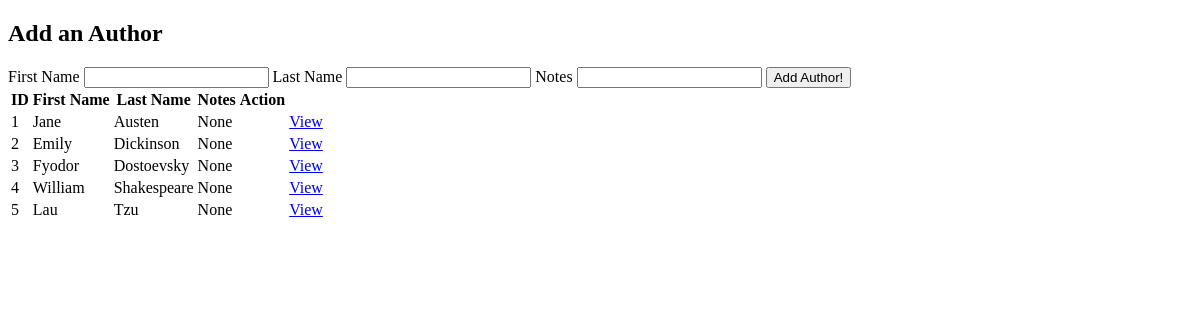
Page /authors on the earlier database version.
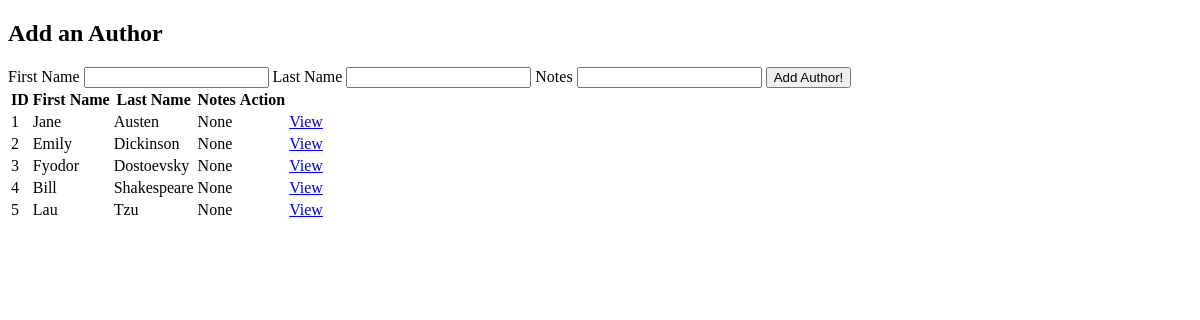
Same page on the later database version.
### books_authors_app/models.py (models this page shows)
class Author(models.Model):
    first_name = models.CharField(max_length=45)
    last_name = models.CharField(max_length=45)
    books = models.ManyToManyField(Book, related_name= "authors")
    notes = models.TextField(null=True)
    created_at = models.DateTimeField(auto_now_add=True)
    updated_at = models.DateTimeField(auto_now_add=True)

### books_authors_app/views.py (the view)
# urls.py: path('authors', include('books_authors_app.urls')),
def authors(request):
    context = {
        'all_authors': Author.objects.all()
    }
    return render(request, "auth.html", context)

### books_authors_app/templates/auth.html (shortened to what this page needs)
<!DOCTYPE html>
<html lang="en">
<head>
</head>
<body>
    <h2>Add an Author</h2>
    <form action = '/create_author' method="POST">
        <label for="first_name">First Name</label>
        <input type="text" id="first_name" name="first_name">
        <label for="last_name">Last Name</label>
        <input type="text" id="last_name" name="last_name">
        <label for="notes">Notes</label>
        <input type="text" id="notes" name="notes">
        <input type="submit" value="Add Author!">
    </form>
    <table>
        <thead>
            <tr>
                <th>ID</th>
                <th>First Name</th>
                <th>Last Name</th>
                <th>Notes</th>
                <th>Action</th>
            </tr>
        </thead>
        <tbody>
                {% for author in all_authors %}
                <tr>
                    <td>{{author.id}}</td>
                    <td>{{author.first_name}}</td>
                    <td>{{author.last_name}}</td>
                    <td>{{author.notes}}</td>
                    <td>
                        <td><a href="/authors/{{ author.id }}">View</a></td>
                    </td>
                </tr>
                {% endfor %}
        </tbody>
    </table>
</body>
</html>

Differences in the rows shown:
changed Author "Shakespeare": first_name "William" → "Bill"
